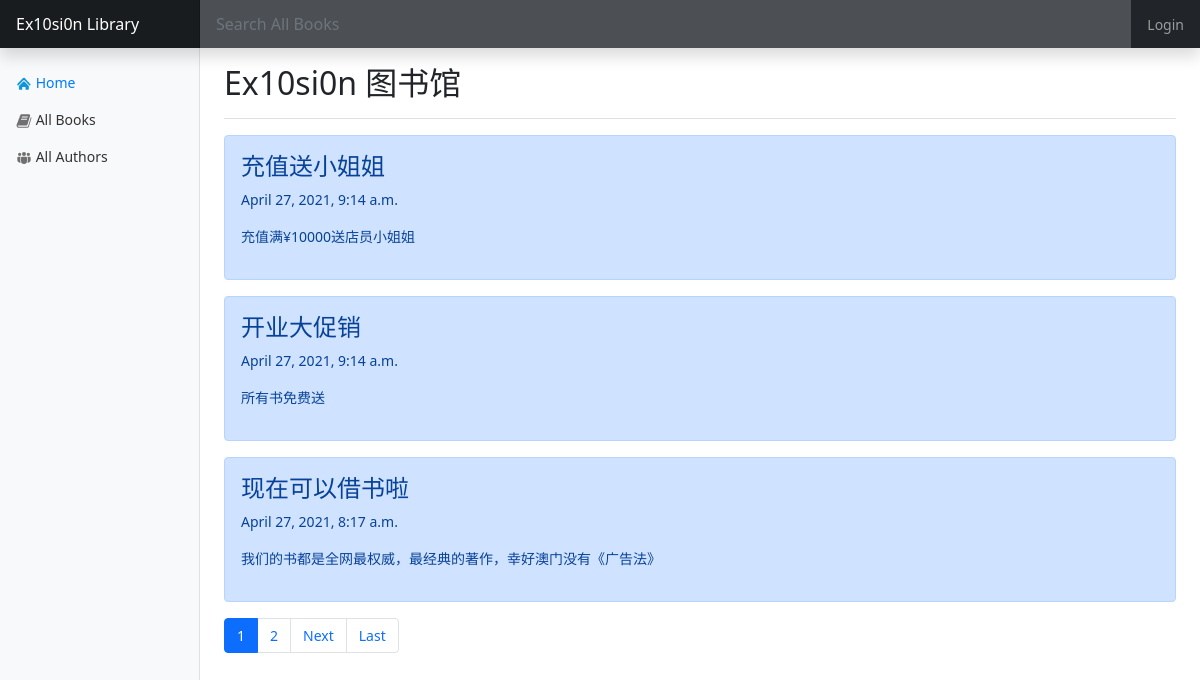
The page / on the database its author committed.
### message/models.py (models this page shows, shortened)
class Message(models.Model):
    title = models.CharField(max_length=255)
    body = models.TextField()
    date = models.DateTimeField(auto_now_add=True)

### message/views.py (the view)
# urls.py: path('', views.HomePageView.as_view(), name='home'),
class HomePageView(ListView):
    model = models.Message
    template_name = 'home.html'
    paginate_by = 3
    def get_context_data(self, **kwargs):
        context = super().get_context_data(**kwargs)
        context['section'] = 'home'
        return context
    def get_queryset(self):
        return models.Message.objects.order_by('-date')

### templates/home.html (shortened to what this page needs)
{% extends 'base.html' %}
{% block MainContainer %}
    {% for message in object_list %}
        <div class="alert alert-primary" role="alert">
            <h4>{{ message.title }}</h4>
            <p>{{ message.date }}</p>
            <p>{{ message.body }}</p>
        </div>
    {% endfor %}
        <nav aria-label="...">
            <ul class="pagination">
                {% for page in page_obj.paginator.page_range %}
                    {% if page == page_obj.number %}
                        <li class="page-item active" aria-current="page">
                            <a class="page-link" href="#">{{ page }}</a></li>
                    {% else %}
                        <li class="page-item"><a class="page-link" href="?page={{ page }}">{{ page }}</a></li>
                    {% endif %}
                {% endfor %}
                {% if page_obj.has_next %}
                    <li class="page-item">
                        <a class="page-link" href="?page={{ page_obj.next_page_number }}">Next</a>
                    </li>
                    <li class="page-item">
                        <a class="page-link" href="?page={{ page_obj.paginator.num_pages }}">Last</a>
                    </li>
                {% endif %}
            </ul>
        </nav>
{% endblock %}

### templates/base.html (style rules this page uses)
body { font-size: 0.875rem; }

### rows shown on the page
Message: title "充值送小姐姐", date "April 27, 2021, 9:14 a.m.", body "充值满¥10000送店员小姐姐"
Message: title "开业大促销", date "April 27, 2021, 9:14 a.m.", body "所有书免费送"
Message: title "现在可以借书啦", date "April 27, 2021, 8:17 a.m.", body "我们的书都是全网最权威，最经典的著作，幸好澳门没有《广告法》"

### other values the page prints
{{ page }} "1"
{{ page }} "2"
